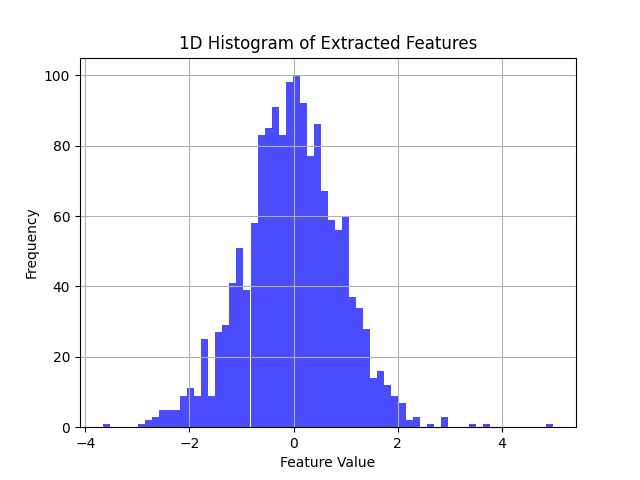
#> input picture histogram_1d_indoor_img.png, 640 x 480 px
$ python sobel_filter_histo.py --img histogram_1d_indoor_img.png   (older library calls are emulated)
#> lines starting #> are read from the running program, lines starting #| are printed output that depends on the picture
#> in main, img is the input picture: shape (480, 640, 3); mean B, G, R 250.4, 228.9, 228.9
import cv2
import numpy as np
import matplotlib.pyplot as plt
import argparse

def histogram_1d(img):
    image = img
    print("Image has dimensions: ", image.shape)
    max_val = np.max(image)
    print("Max value in image: ", max_val)
    min_val = np.min(image)
    print("Min value in image: ", min_val)
    # chans = cv2.split(image)
    # colors = ("b", "g", "r")
    plt.figure()
    plt.title("1D Color Histogram")
    plt.xlabel("Value", fontsize=20)
    plt.ylabel("# of Pixels",fontsize=20)
    hist = cv2.calcHist([image], [0], None, [256], [min_val, max_val])
    plt.plot(hist)
    plt.xlim([0, 256])
    plt.xticks(np.arange(0, 256, step=16))
    plt.grid()
    plt.show()


def sobelize(src,scale=1,delta=0,ddepth=cv2.CV_16S):
#> called with scale = 1, delta = 0, ddepth = 3
    src = cv2.GaussianBlur(src, (2*scale+1, 2*scale+1), 0)


    gray = cv2.cvtColor(src, cv2.COLOR_BGR2GRAY)
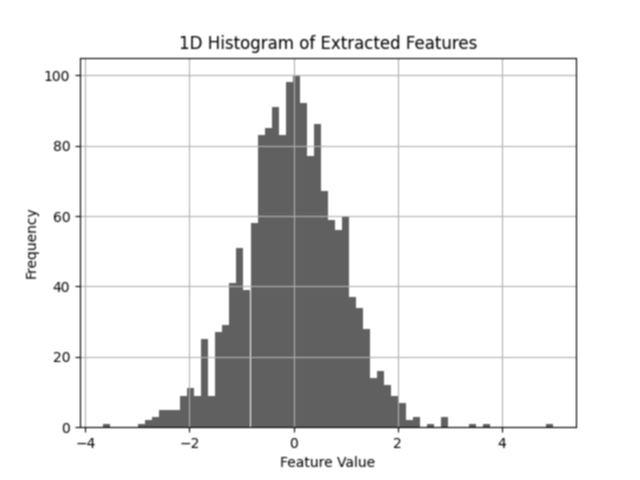
#> gray: shape (480, 640); min 37, max 255, mean 231.4


    grad_x = cv2.Sobel(gray, ddepth, 1, 0, ksize=3, scale=scale, delta=delta, borderType=cv2.BORDER_DEFAULT)
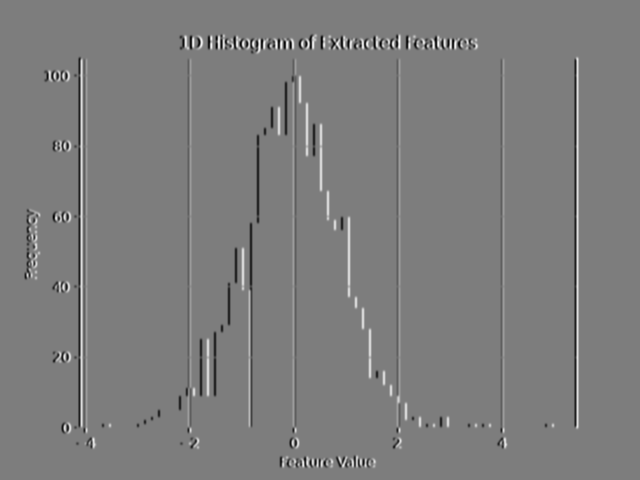
#> grad_x: shape (480, 640) int16; min -684, max 703, mean 0; drawn with min black and max white

    # Gradient-Y
    # grad_y = cv.Scharr(gray,ddepth,0,1)
    grad_y = cv2.Sobel(gray, ddepth, 0, 1, ksize=3, scale=scale, delta=delta, borderType=cv2.BORDER_DEFAULT)
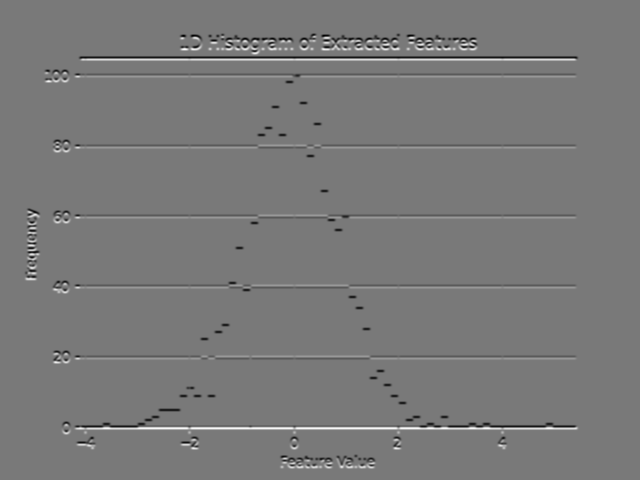
#> grad_y: shape (480, 640) int16; min -639, max 703, mean 0; drawn with min black and max white


    abs_grad_x = cv2.convertScaleAbs(grad_x)
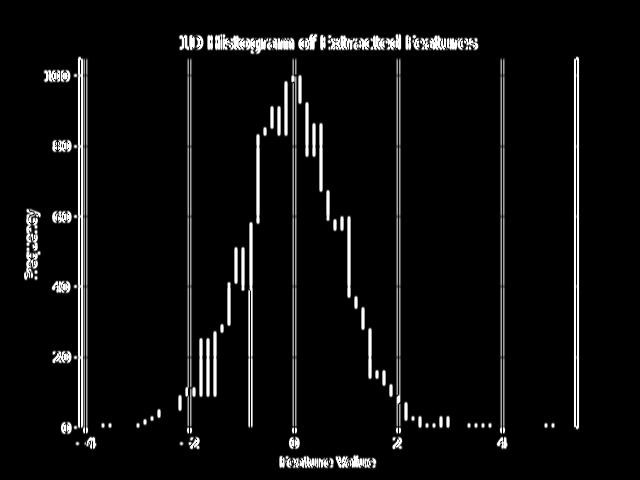
#> abs_grad_x: shape (480, 640); min 0, max 255, mean 13.4
    abs_grad_y = cv2.convertScaleAbs(grad_y)
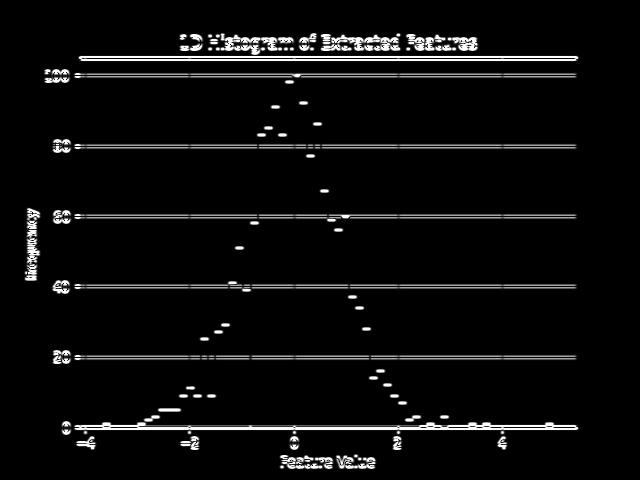
#> abs_grad_y: shape (480, 640); min 0, max 255, mean 12.4


    grad = cv2.addWeighted(abs_grad_x, 0.5, abs_grad_y, 0.5, 0)
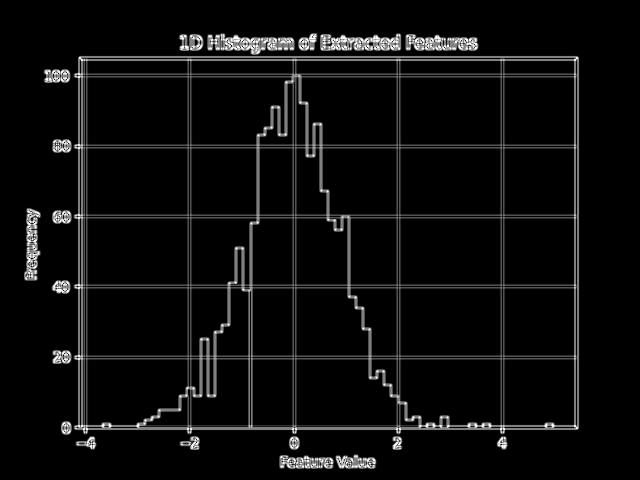
#> grad: shape (480, 640); min 0, max 255, mean 12.9
    return grad


def main(img_pth):
    img = cv2.imread(img_pth)
    sobelizer=sobelize(img)
    histogram_1d(sobelizer)
#| Image has dimensions:  (480, 640)
#> in histogram_1d, `max_val = np.max(image)`: max_val = 255
#| Max value in image:  255
#> in histogram_1d, `min_val = np.min(image)`: min_val = 0
#| Min value in image:  0
#> in histogram_1d, `hist = cv2.calcHist([image], [0], None, [256], [min_val, max_val])`: hist = 256 values, max 257677 at index 0, min 0 at index 255, mean 1196.7
#> in histogram_1d, `plt.show()`:
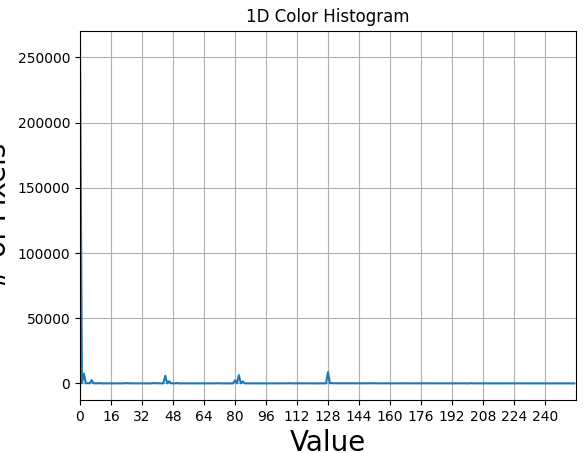
#> figure drawn by matplotlib, 1 panel; curve peaks at x = 0, y = 257677

if __name__ == "__main__":
    parser=argparse.ArgumentParser()
    parser.add_argument("--img", type=str, required=True)
    args=parser.parse_args()
    main(args.img)

$ run again, on histogram_1d_synthetic_img.png
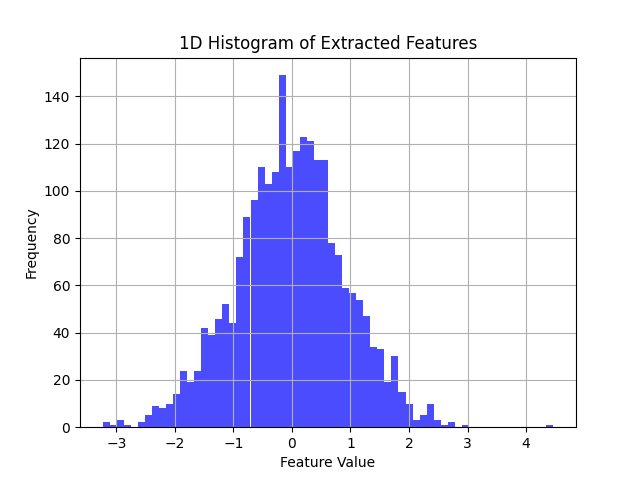
#> input picture histogram_1d_synthetic_img.png, 640 x 480 px
#> in main, img is the input picture: shape (480, 640, 3); mean B, G, R 249.6, 228.2, 228.2
#> in sobelize, `grad = cv2.addWeighted(abs_grad_x, 0.5, abs_grad_y, 0.5, 0)`:
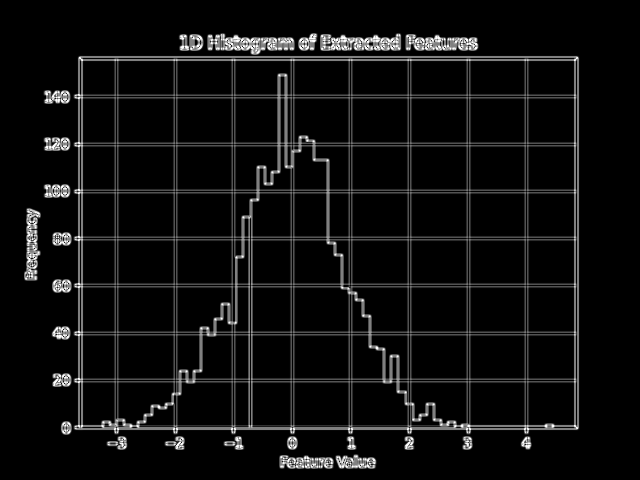
#> grad: shape (480, 640); min 0, max 255, mean 15.1
#| Image has dimensions:  (480, 640)
#> max_val = 255
#| Max value in image:  255
#> min_val = 0
#| Min value in image:  0
#> hist = 256 values, max 245043 at index 0, min 0 at index 255, mean 1196.4
#> in histogram_1d, `plt.show()`:
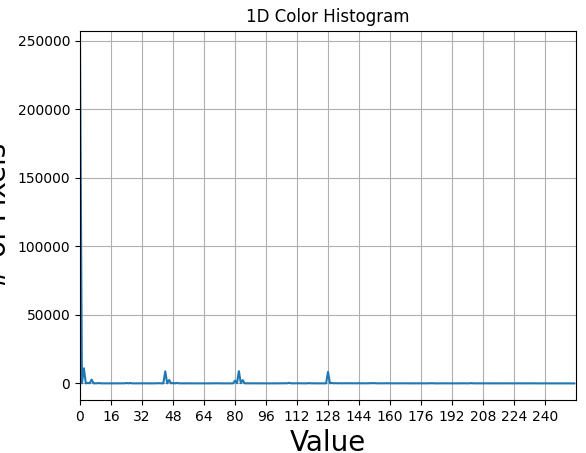
#> figure drawn by matplotlib, 1 panel; curve peaks at x = 0, y = 245043
